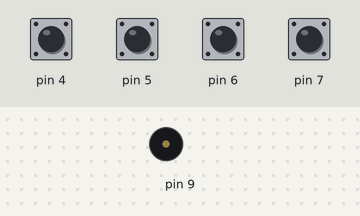
Bench run of a sketch on a simulated Arduino Uno, built with avr-gcc and run on an emulated ATmega328P. Shown: buzzer (waves = sounding). The test bench sets the inputs (shaded band); at power-on: pin 4–7 HIGH.

Above: at 1.2 s.
1.3 s: pin 4 pulled LOW for 0.15 s
At 1.37 s:
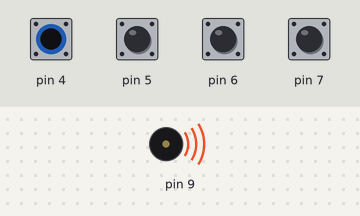
Timing chart, 0 to 4.3 s (numbered marks = the images above; inputs shaded):
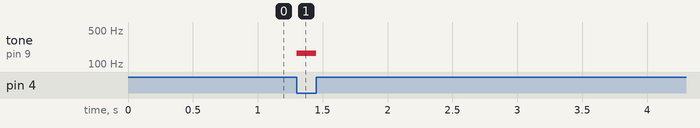

The sketch:

lab_3_speakers.ino
```cpp
//
//                        lab_3_speakers.ino
//
//  By: Lydia Easter
//  Date: 31 August 2023
//  Class: ECE-2001-002
//  Assignment: Playing songs with buttons
//
//  Problem Statement: Playing music with four buttons.


void setup()
{
  // initialize pin 9 as an output for the speaker
  pinMode(9, OUTPUT);

  //initialize pins 4, 5, 6, 7 as button inputs with internal pullup resistors
  pinMode(4, INPUT_PULLUP);
  pinMode(5, INPUT_PULLUP);
  pinMode(6, INPUT_PULLUP);
  pinMode(7, INPUT_PULLUP);
}

void loop ()
{
  // play RE5
  if (digitalRead(4) == LOW && digitalRead(5) == LOW && digitalRead(6) == LOW && digitalRead(7) == LOW)
  {
    tone(9, 587, 250);
  }
  // play DO5
  else if (digitalRead(5) == LOW && digitalRead(6) == LOW && digitalRead(7) == LOW)
  {
    tone(9, 523, 250);
  }
  // SI4
  else if (digitalRead(4) == LOW && digitalRead(5) == LOW && digitalRead(7) == LOW)
  {
    tone(9, 494, 250);
  }
  // LA4
  else if (digitalRead(4) == LOW && digitalRead(5) == LOW && digitalRead(6) == LOW)
  {
    tone(9, 440, 250);
  }
  // SOL4
  else if (digitalRead(6) == LOW && digitalRead(7) == LOW)
  {
    tone(9, 392, 250);
  }
  // FA4
  else if (digitalRead(5) == LOW && digitalRead(7) == LOW)
  {
    tone(9, 350, 250);
  }
  // MI4
  else if (digitalRead(5) == LOW && digitalRead(6) == LOW)
  {
    tone(9, 330, 250);
  }
  // RE4
  else if (digitalRead(4) == LOW && digitalRead(7) == LOW)
  {
    tone(9, 294, 250);
  }
  // DO4
  else if (digitalRead(4) == LOW && digitalRead(6) == LOW)
  {
    tone(9, 262, 250);
  }
  // SI3
  else if (digitalRead(4) == LOW && digitalRead(5) == LOW)
  {
    tone(9, 247, 250);
  }
  // LA3
  else if (digitalRead(7) == LOW)
  {
    tone(9, 220, 250);
  }
  // SOL3
  else if (digitalRead(6) == LOW)
  {
    tone(9, 196, 250);
  }
  // FA3
  else if (digitalRead(5) == LOW)
  {
    tone(9, 175, 250);
  }
  // MI3
  else if (digitalRead(4) == LOW)
  {
    tone(9, 165, 250);
  }
  else
  {
    noTone(9);
  }
}
```

Measured:
- after the input at 1.3 s, tone on pin 9: silent → 165 Hz at once, → silent 0.15 s later
